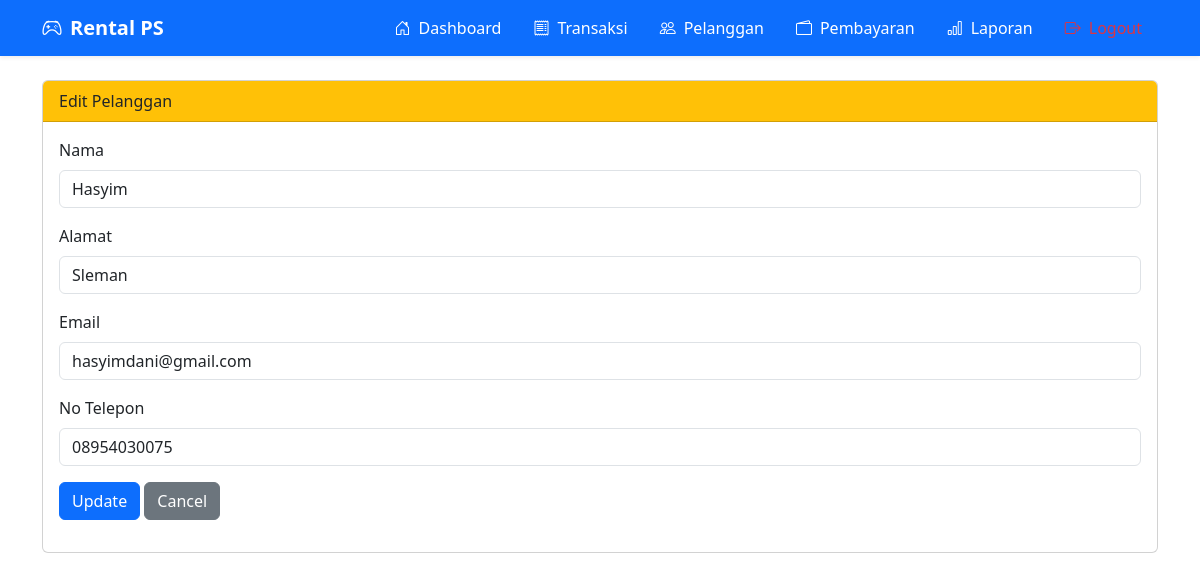
The page /update_pelanggan.php?id=6 on the database its author committed.
### tables this page shows
CREATE TABLE `pelanggan` (
  `id_pelanggan` int(11) NOT NULL,
  `nama` varchar(50) DEFAULT NULL,
  `alamat` varchar(100) DEFAULT NULL,
  `email` varchar(50) DEFAULT NULL,
  `no_telepon` varchar(15) DEFAULT NULL
);

### update_pelanggan.php (the view, shortened to what this page needs)
<?php
include 'config/db.php';
include 'navbar.php';
if ($_SERVER['REQUEST_METHOD'] === 'GET' && isset($_GET['id'])) {
    $id = $_GET['id'];
    $stmt = $conn->prepare("SELECT * FROM Pelanggan WHERE id_pelanggan = ?");
    $stmt->bind_param('i', $id);
    $stmt->execute();
    $result = $stmt->get_result();
    $pelanggan = $result->fetch_assoc();
}
?>
<!DOCTYPE html>
<html lang="en">
<head>
    <link href="https://cdn.jsdelivr.net/npm/bootstrap@5.3.0/dist/css/bootstrap.min.css" rel="stylesheet">
</head>
<body>
<div class="container mt-4">
    <div class="card">
        <div class="card-header bg-warning text-dark">Edit Pelanggan</div>
        <div class="card-body">
            <form method="POST" action="">
                <div class="mb-3">
                    <label for="nama" class="form-label">Nama</label>
                    <input type="text" class="form-control" id="nama" name="nama" value="<?php echo $pelanggan['nama']; ?>" required>
                </div>
                <div class="mb-3">
                    <label for="alamat" class="form-label">Alamat</label>
                    <input type="text" class="form-control" id="alamat" name="alamat" value="<?php echo $pelanggan['alamat']; ?>" required>
                </div>
                <div class="mb-3">
                    <label for="email" class="form-label">Email</label>
                    <input type="email" class="form-control" id="email" name="email" value="<?php echo $pelanggan['email']; ?>" required>
                </div>
                <div class="mb-3">
                    <label for="no_telepon" class="form-label">No Telepon</label>
                    <input type="text" class="form-control" id="no_telepon" name="no_telepon" value="<?php echo $pelanggan['no_telepon']; ?>" required>
                </div>
                <button type="submit" name="update" class="btn btn-primary">Update</button>
                <a href="pelanggan.php" class="btn btn-secondary">Cancel</a>
            </form>
        </div>
    </div>
</div>
</body>
</html>

### rows shown on the page
pelanggan: nama "Hasyim", alamat "Sleman", email "hasyimdani@gmail.com", no_telepon "08954030075"
